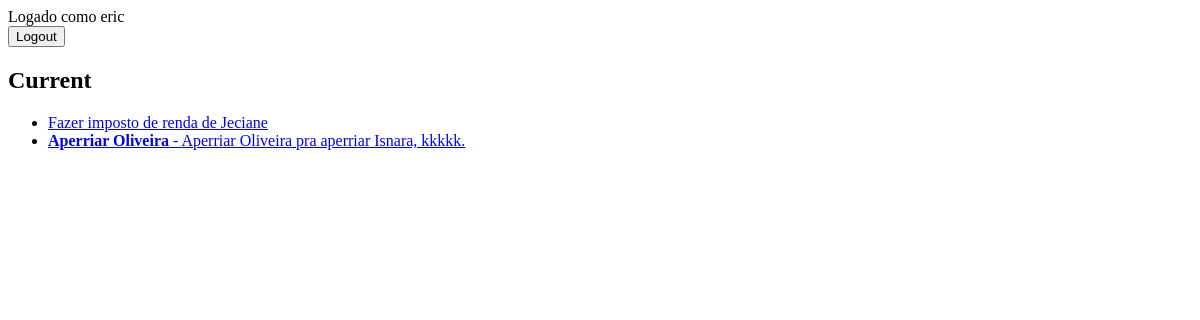
/current/ (signed in), run on an earlier commit of the app's database.
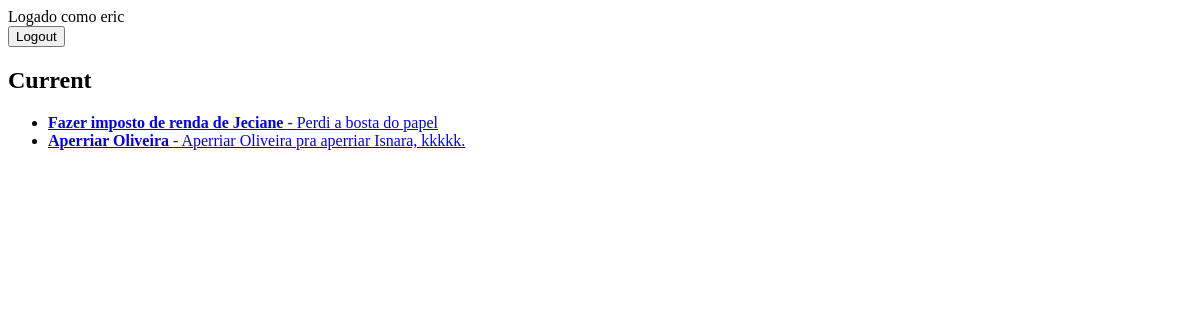
And on a later commit of the database.
### todo/models.py (models this page shows, shortened)
class Todo(models.Model):
    title = models.CharField(max_length=100)
    memo = models.TextField(blank=True)
    created = models.DateTimeField(auto_now_add=True)
    date_completed = models.DateTimeField(null=True, blank=True)
    important = models.BooleanField(default=False)
    user = models.ForeignKey(User, on_delete=models.CASCADE)

### todo/views.py (the view)
# urls.py: path('current/', views.currenttodos, name='currenttodos'),
def currenttodos(request):
    todos = Todo.objects.filter(user=request.user, date_completed__isnull=True)
    return render(request, 'todo/currenttodos.html',
                  context={'todos':todos})

### todo/templates/todo/currenttodos.html
{% extends 'bases/base.html' %}
{% block content %}
<h2>Current</h2>
    <ul>
        {% for todo in todos %}
            <li>
                <a href="{% url 'viewtodo' todo.id %}">
                   {% if todo.important %}<b>{% endif %}
                    {{ todo.title }}
                    {% if todo.important %}</b>{% endif %}
                    {% if todo.memo %} - {{ todo.memo }}{% endif %}
                </a>
            </li>
        {% endfor %}
    </ul>
{% endblock %}

### todo/templates/bases/base.html (shortened to what this page needs)
{% if user.is_authenticated %}
Logado como {{ user.username }}
    <form action="{% url 'logoutuser' %}" method="POST">
        <button type="submit">Logout</button>
    </form>
{% else %}
    <a href="{% url 'signupuser' %}">Sign Up</a>
    <a href="{% url 'loginuser' %}">Login</a>
{% endif %}
{% block content %}
{% endblock %}

What changed in the data, as far as the page shows it:
changed Todo "Fazer imposto de renda de Jeciane": important False → True (drawn); memo (not shown) → "Perdi a bosta do papel"
